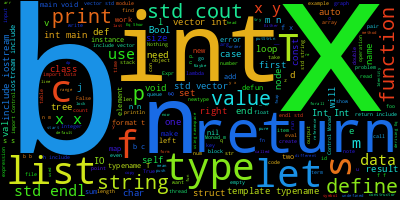
#> input picture w.png, 400 x 200 px
$ python img2ascii.py ../w.png 1.0 1.0
#> lines starting #> are read from the running program, lines starting #| are printed output that depends on the picture
import sys
from PIL import Image
import numpy as np

chars = np.asarray(list(' .,:;irsXA253hMHGS#9B&@'))

if len(sys.argv) != 4:
    print('Usage: ./asciinator.py image scale factor')
    sys.exit()

f, SC, GCF, WCF = sys.argv[1], float(sys.argv[2]), float(sys.argv[3]), 7 / 4

img = Image.open(f)
#> img is the input picture: PIL image 400x200 RGB; mean R, G, B 23.7, 49.5, 36.5
S = (round(img.size[0] * SC * WCF), round(img.size[1] * SC))
#> S = (700, 200)
img = np.sum(np.asarray(img.resize(S)), axis=2)
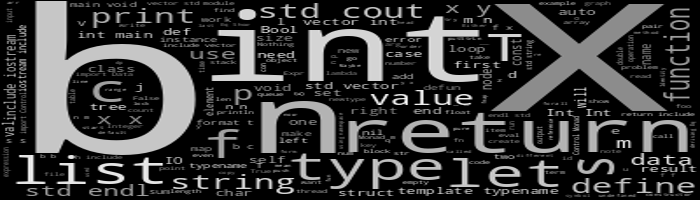
#> img: shape (200, 700) uint64; min 0, max 515, mean 110.4; drawn with min black and max white
img -= img.min()
img = (1.0 - img / img.max())**GCF * (chars.size - 1)
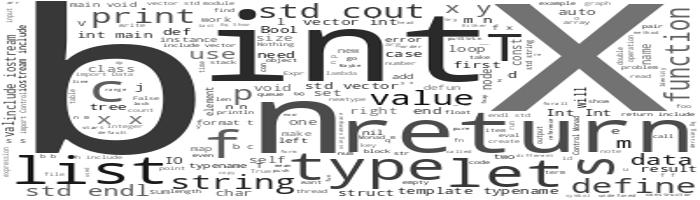
#> img: shape (200, 700) float64; min 0, max 22, mean 17.3; drawn with min black and max white

print("\n".join(("".join(r) for r in chars[img.astype(int)])))
